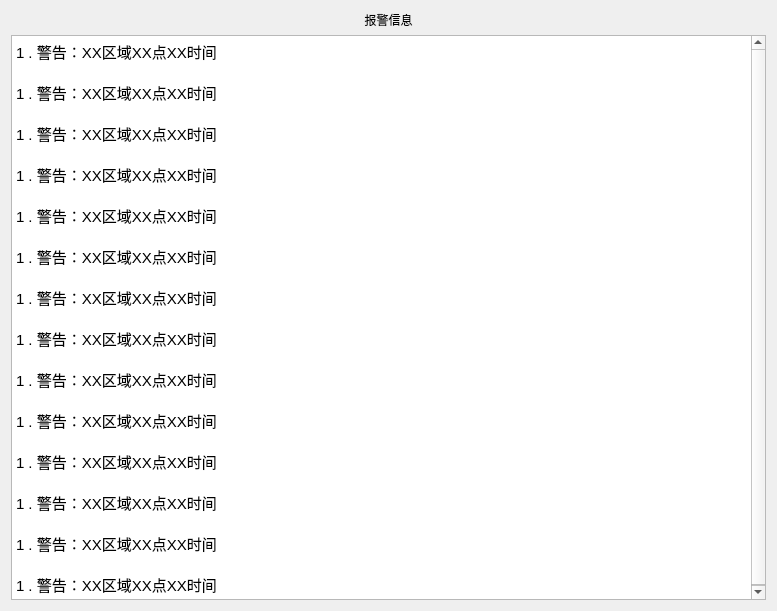
<?xml version="1.0" encoding="UTF-8"?>
<ui version="4.0">
 <class>Diary</class>
 <widget class="QWidget" name="Diary">
  <property name="geometry">
   <rect>
    <x>0</x>
    <y>0</y>
    <width>777</width>
    <height>611</height>
   </rect>
  </property>
  <property name="acceptDrops">
   <bool>false</bool>
  </property>
  <property name="windowTitle">
   <string>Form</string>
  </property>
  <layout class="QVBoxLayout" name="verticalLayout">
   <item>
    <widget class="QLabel" name="label">
     <property name="autoFillBackground">
      <bool>true</bool>
     </property>
     <property name="text">
      <string>报警信息</string>
     </property>
     <property name="alignment">
      <set>Qt::AlignCenter</set>
     </property>
    </widget>
   </item>
   <item>
    <widget class="QTextEdit" name="textEdit">
     <property name="readOnly">
      <bool>true</bool>
     </property>
     <property name="html">
      <string>&lt;!DOCTYPE HTML PUBLIC &quot;-//W3C//DTD HTML 4.0//EN&quot; &quot;http://www.w3.org/TR/REC-html40/strict.dtd&quot;&gt;
&lt;html&gt;&lt;head&gt;&lt;meta name=&quot;qrichtext&quot; content=&quot;1&quot; /&gt;&lt;style type=&quot;text/css&quot;&gt;
p, li { white-space: pre-wrap; }
&lt;/style&gt;&lt;/head&gt;&lt;body style=&quot; font-family:'Ubuntu'; font-size:11pt; font-weight:400; font-style:normal;&quot;&gt;
&lt;p style=&quot; margin-top:0px; margin-bottom:0px; margin-left:0px; margin-right:0px; -qt-block-indent:0; text-indent:0px;&quot;&gt;1 . 警告：XX区域XX点XX时间&lt;/p&gt;
&lt;p style=&quot;-qt-paragraph-type:empty; margin-top:0px; margin-bottom:0px; margin-left:0px; margin-right:0px; -qt-block-indent:0; text-indent:0px;&quot;&gt;&lt;br /&gt;&lt;/p&gt;
&lt;p style=&quot; margin-top:0px; margin-bottom:0px; margin-left:0px; margin-right:0px; -qt-block-indent:0; text-indent:0px;&quot;&gt;1 . 警告：XX区域XX点XX时间&lt;/p&gt;
&lt;p style=&quot;-qt-paragraph-type:empty; margin-top:0px; margin-bottom:0px; margin-left:0px; margin-right:0px; -qt-block-indent:0; text-indent:0px;&quot;&gt;&lt;br /&gt;&lt;/p&gt;
&lt;p style=&quot; margin-top:0px; margin-bottom:0px; margin-left:0px; margin-right:0px; -qt-block-indent:0; text-indent:0px;&quot;&gt;1 . 警告：XX区域XX点XX时间&lt;/p&gt;
&lt;p style=&quot;-qt-paragraph-type:empty; margin-top:0px; margin-bottom:0px; margin-left:0px; margin-right:0px; -qt-block-indent:0; text-indent:0px;&quot;&gt;&lt;br /&gt;&lt;/p&gt;
&lt;p style=&quot; margin-top:0px; margin-bottom:0px; margin-left:0px; margin-right:0px; -qt-block-indent:0; text-indent:0px;&quot;&gt;1 . 警告：XX区域XX点XX时间&lt;/p&gt;
&lt;p style=&quot;-qt-paragraph-type:empty; margin-top:0px; margin-bottom:0px; margin-left:0px; margin-right:0px; -qt-block-indent:0; text-indent:0px;&quot;&gt;&lt;br /&gt;&lt;/p&gt;
&lt;p style=&quot; margin-top:0px; margin-bottom:0px; margin-left:0px; margin-right:0px; -qt-block-indent:0; text-indent:0px;&quot;&gt;1 . 警告：XX区域XX点XX时间&lt;/p&gt;
&lt;p style=&quot;-qt-paragraph-type:empty; margin-top:0px; margin-bottom:0px; margin-left:0px; margin-right:0px; -qt-block-indent:0; text-indent:0px;&quot;&gt;&lt;br /&gt;&lt;/p&gt;
&lt;p style=&quot; margin-top:0px; margin-bottom:0px; margin-left:0px; margin-right:0px; -qt-block-indent:0; text-indent:0px;&quot;&gt;1 . 警告：XX区域XX点XX时间&lt;/p&gt;
&lt;p style=&quot;-qt-paragraph-type:empty; margin-top:0px; margin-bottom:0px; margin-left:0px; margin-right:0px; -qt-block-indent:0; text-indent:0px;&quot;&gt;&lt;br /&gt;&lt;/p&gt;
&lt;p style=&quot; margin-top:0px; margin-bottom:0px; margin-left:0px; margin-right:0px; -qt-block-indent:0; text-indent:0px;&quot;&gt;1 . 警告：XX区域XX点XX时间&lt;/p&gt;
&lt;p style=&quot;-qt-paragraph-type:empty; margin-top:0px; margin-bottom:0px; margin-left:0px; margin-right:0px; -qt-block-indent:0; text-indent:0px;&quot;&gt;&lt;br /&gt;&lt;/p&gt;
&lt;p style=&quot; margin-top:0px; margin-bottom:0px; margin-left:0px; margin-right:0px; -qt-block-indent:0; text-indent:0px;&quot;&gt;1 . 警告：XX区域XX点XX时间&lt;/p&gt;
&lt;p style=&quot;-qt-paragraph-type:empty; margin-top:0px; margin-bottom:0px; margin-left:0px; margin-right:0px; -qt-block-indent:0; text-indent:0px;&quot;&gt;&lt;br /&gt;&lt;/p&gt;
&lt;p style=&quot; margin-top:0px; margin-bottom:0px; margin-left:0px; margin-right:0px; -qt-block-indent:0; text-indent:0px;&quot;&gt;1 . 警告：XX区域XX点XX时间&lt;/p&gt;
&lt;p style=&quot;-qt-paragraph-type:empty; margin-top:0px; margin-bottom:0px; margin-left:0px; margin-right:0px; -qt-block-indent:0; text-indent:0px;&quot;&gt;&lt;br /&gt;&lt;/p&gt;
&lt;p style=&quot; margin-top:0px; margin-bottom:0px; margin-left:0px; margin-right:0px; -qt-block-indent:0; text-indent:0px;&quot;&gt;1 . 警告：XX区域XX点XX时间&lt;/p&gt;
&lt;p style=&quot;-qt-paragraph-type:empty; margin-top:0px; margin-bottom:0px; margin-left:0px; margin-right:0px; -qt-block-indent:0; text-indent:0px;&quot;&gt;&lt;br /&gt;&lt;/p&gt;
&lt;p style=&quot; margin-top:0px; margin-bottom:0px; margin-left:0px; margin-right:0px; -qt-block-indent:0; text-indent:0px;&quot;&gt;1 . 警告：XX区域XX点XX时间&lt;/p&gt;
&lt;p style=&quot;-qt-paragraph-type:empty; margin-top:0px; margin-bottom:0px; margin-left:0px; margin-right:0px; -qt-block-indent:0; text-indent:0px;&quot;&gt;&lt;br /&gt;&lt;/p&gt;
&lt;p style=&quot; margin-top:0px; margin-bottom:0px; margin-left:0px; margin-right:0px; -qt-block-indent:0; text-indent:0px;&quot;&gt;1 . 警告：XX区域XX点XX时间&lt;/p&gt;
&lt;p style=&quot;-qt-paragraph-type:empty; margin-top:0px; margin-bottom:0px; margin-left:0px; margin-right:0px; -qt-block-indent:0; text-indent:0px;&quot;&gt;&lt;br /&gt;&lt;/p&gt;
&lt;p style=&quot; margin-top:0px; margin-bottom:0px; margin-left:0px; margin-right:0px; -qt-block-indent:0; text-indent:0px;&quot;&gt;1 . 警告：XX区域XX点XX时间&lt;/p&gt;
&lt;p style=&quot;-qt-paragraph-type:empty; margin-top:0px; margin-bottom:0px; margin-left:0px; margin-right:0px; -qt-block-indent:0; text-indent:0px;&quot;&gt;&lt;br /&gt;&lt;/p&gt;
&lt;p style=&quot; margin-top:0px; margin-bottom:0px; margin-left:0px; margin-right:0px; -qt-block-indent:0; text-indent:0px;&quot;&gt;1 . 警告：XX区域XX点XX时间&lt;/p&gt;&lt;/body&gt;&lt;/html&gt;</string>
     </property>
    </widget>
   </item>
  </layout>
 </widget>
 <resources/>
 <connections/>
</ui>
